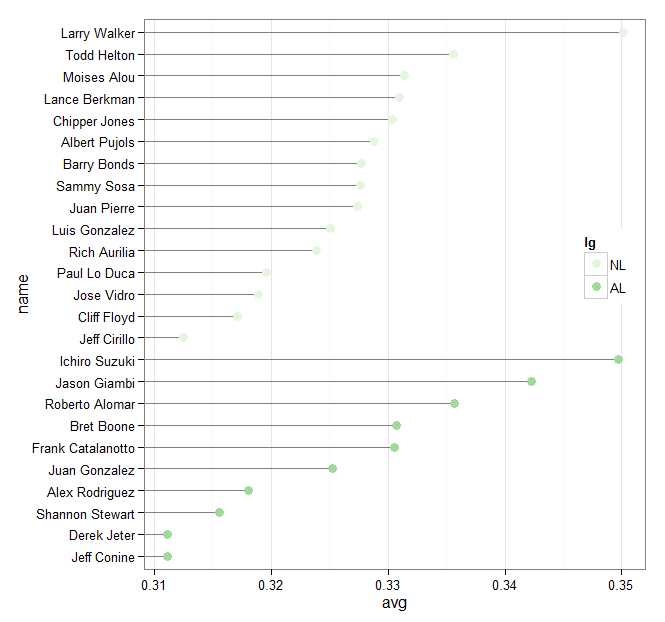

Here is the R script that generated this plot:
library(ggplot2)
library(gcookbook)
tophit<-tophitters2001[1:25,]
nameorder<-tophit$name[order(tophit$lg,tophit$avg)]
tophit$name<-factor(tophit$name,levels=nameorder)
ggplot(tophit,aes(x=avg,y=name))+
geom_segment(aes(yend=name),xend=0,colour="grey50")+
geom_point(size=3,aes(colour=lg))+
scale_colour_brewer(palette="Setl",limits=c("NL","AL"))+
theme_bw()+
theme(panel.grid.major.y=element_blank(),legend.position=c(1,0.55),legend.justification=c(1,0.5))
